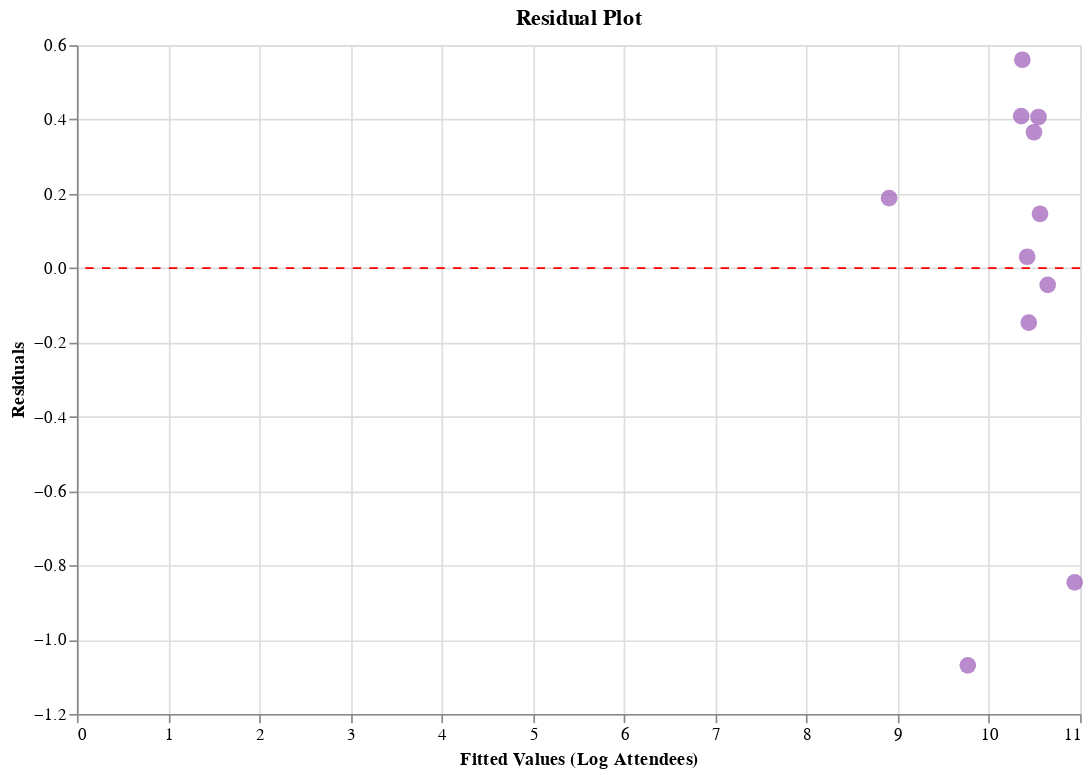

The notebook cell this image was saved under:
### Code cell
# Residual plot to check model assumptions
residual_plot = alt.Chart(price_data_valid).mark_circle(size=100, color='#9b59b6').encode(
    x=alt.X('Predicted_Log_Attendees:Q', title='Fitted Values (Log Attendees)'),
    y=alt.Y('Residuals:Q', title='Residuals'),
    tooltip=[
        alt.Tooltip('Month:O', title='Month'),
        alt.Tooltip('Residuals:Q', title='Residual', format='.4f')
    ]
).properties(
    title='Residual Plot',
    width=600,
    height=400
)

# Add horizontal line at zero
zero_line = alt.Chart(pd.DataFrame({'y': [0]})).mark_rule(color='red', strokeDash=[5, 5]).encode(
    y='y:Q'
)

residual_chart = residual_plot + zero_line
residual_chart

### Figure 1 — Vega-Lite specification as saved in the notebook (floating-point values rounded to 4 significant figures)
{"config": {"view": {"continuousWidth": 300, "continuousHeight": 300}}, "layer": [{"data": {"name": "data-c82672e279b4c0ede57af96409b76654"}, "mark": {"type": "circle", "color": "#9b59b6", "size": 100}, "encoding": {"tooltip": [{"field": "Month", "title": "Month", "type": "ordinal"}, {"field": "Residuals", "format": ".4f", "title": "Residual", "type": "quantitative"}], "x": {"field": "Predicted_Log_Attendees", "title": "Fitted Values (Log Attendees)", "type": "quantitative"}, "y": {"field": "Residuals", "title": "Residuals", "type": "quantitative"}}, "title": "Residual Plot"}, {"data": {"name": "data-a0a55d106695e8d630baff0f16eee66d"}, "mark": {"type": "rule", "color": "red", "strokeDash": [5, 5]}, "encoding": {"y": {"field": "y", "type": "quantitative"}}}], "height": 400, "width": 600, "$schema": "https://vega.github.io/schema/vega-lite/v5.20.1.json", "datasets": {"data-c82672e279b4c0ede57af96409b76654": [{"Month": 1, "Total_Ticket_Revenue": 1215145, "Estimated_Attendees": 8898, "Average_Ticket_Price": 136.6, "Month_Label": "Jan", "Log_Price": 4.917, "Log_Attendees": 9.094, "Predicted_Log_Attendees": 8.905, "Residuals": 0.1882}, {"Month": 2, "Total_Ticket_Revenue": 4939854, "Estimated_Attendees": 55669, "Average_Ticket_Price": 88.74, "Month_Label": "Feb", "Log_Price": 4.486, "Log_Attendees": 10.93, "Predicted_Log_Attendees": 10.37, "Residuals": 0.5607}, {"Month": 3, "Total_Ticket_Revenue": 4446603, "Estimated_Attendees": 52032, "Average_Ticket_Price": 85.46, "Month_Label": "Mar", "Log_Price": 4.448, "Log_Attendees": 10.86, "Predicted_Log_Attendees": 10.49, "Residuals": 0.3656}, {"Month": 4, "Total_Ticket_Revenue": 3740874, "Estimated_Attendees": 44637, "Average_Ticket_Price": 83.81, "Month_Label": "Apr", "Log_Price": 4.429, "Log_Attendees": 10.71, "Predicted_Log_Attendees": 10.56, "Residuals": 0.1461}, {"Month": 5, "Total_Ticket_Revenue": 3017538, "Estimated_Attendees": 34541, "Average_Ticket_Price": 87.36, "Month_Label": "May", "Log_Price": 4.47, "Log_Attendees": 10.45, "Predicted_Log_Attendees": 10.42, "Residuals": 0.03049}, {"Month": 6, "Total_Ticket_Revenue": 1813746, "Estimated_Attendees": 24211, "Average_Ticket_Price": 74.91, "Month_Label": "Jun", "Log_Price": 4.316, "Log_Attendees": 10.09, "Predicted_Log_Attendees": 10.94, "Residuals": -0.8458}, {"Month": 7, "Total_Ticket_Revenue": 2559060, "Estimated_Attendees": 29446, "Average_Ticket_Price": 86.91, "Month_Label": "Jul", "Log_Price": 4.465, "Log_Attendees": 10.29, "Predicted_Log_Attendees": 10.44, "Residuals": -0.1468}, {"Month": 8, "Total_Ticket_Revenue": 4207794, "Estimated_Attendees": 47246, "Average_Ticket_Price": 89.06, "Month_Label": "Aug", "Log_Price": 4.489, "Log_Attendees": 10.76, "Predicted_Log_Attendees": 10.35, "Residuals": 0.409}, {"Month": 9, "Total_Ticket_Revenue": 3279504, "Estimated_Attendees": 40119, "Average_Ticket_Price": 81.74, "Month_Label": "Sep", "Log_Price": 4.404, "Log_Attendees": 10.6, "Predicted_Log_Attendees": 10.64, "Residuals": -0.04502}, {"Month": 10, "Total_Ticket_Revenue": 4799604, "Estimated_Attendees": 57001, "Average_Ticket_Price": 84.2, "Month_Label": "Oct", "Log_Price": 4.433, "Log_Attendees": 10.95, "Predicted_Log_Attendees": 10.54, "Residuals": 0.4066}, {"Month": 11, "Total_Ticket_Revenue": 634966, "Estimated_Attendees": 5998, "Average_Ticket_Price": 105.9, "Month_Label": "Nov", "Log_Price": 4.662, "Log_Attendees": 8.699, "Predicted_Log_Attendees": 9.768, "Residuals": -1.069}], "data-a0a55d106695e8d630baff0f16eee66d": [{"y": 0}]}}
